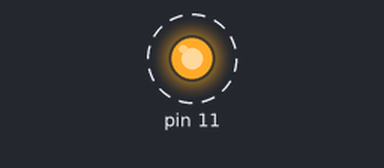
This sketch was run on a simulated Arduino Uno, built with avr-gcc and run on an emulated ATmega328P. Shown: output pins drawn as LEDs (lit = HIGH). Dashed ring = blinking.

Above: at 0.5 s.
Timing chart, 0 to 4.6 s (numbered marks = the images above):
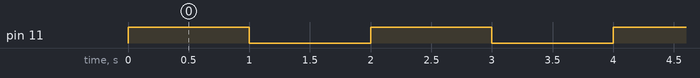

The sketch:

OutputConfig.ino
```cpp
/*-------------------------------------------------------------------
  - Đây là bài GPIO cơ bản
  - Thực hiện cấu hình các chân dưới dạng DDR PORT & PIN
  - DDR là cấu hình cho phép chân là ngõ vào hoặc ngõ ra
  - PORT là đọc và cũng có thể ghi giá trị lên các chân
  - PIN là chỉ đọc giá trị trên chân
--------------------------------------------------------------------*/

#include <avr/io.h>
#include <util/delay.h>

//Ở bài này ta sẽ thí nghiệm trên Port B
int main (void) {
  //cấu hình nhấp nháy trên chân PINB3 (chân 11 trên Arduino)
  //B1: cấu hình chân PINB3 là ngõ ra
  DDRB |= (1 << PINB3);
  //B2 set ngõ ra là 1 trong 1s
  //              là 9 trong 1s
  while(1) {
    //Set ngõ ra là 1 (tương ứng với sáng đèn)
    PORTB |= (1 << 3);
    //Delay 1s
    _delay_ms(1000);
    //Set ngõ ra là 0 (tương ứng với tắt đèn)
    PORTB &= ~(1 << 3);
    _delay_ms(1000);
  }
  return 0;
}
```

Measured:
- by itself, pin 11: alternates HIGH for 1.0 s and LOW for 1.0 s
